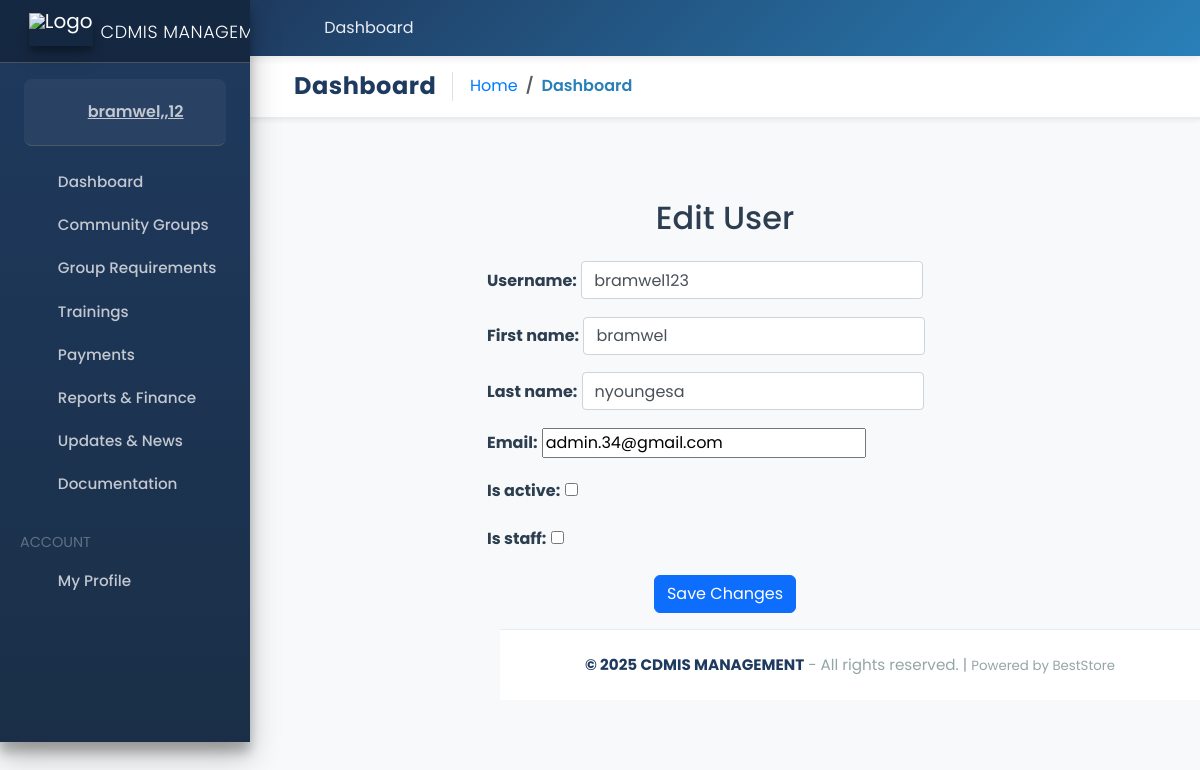
Screenshot of /cdmis/users/1/edit/ (signed in) with the database file from the repository.
### accounts/models.py (models this page shows, shortened)
class Account(AbstractUser):
    ROLE_CHOICES = (
        ('admin', 'Admin'),
        ('finance', 'Finance'),
        ('user', 'User'),
    )
    role = models.CharField(max_length=20, choices=ROLE_CHOICES, default='user')
    first_name = models.CharField(max_length=50)
    last_name = models.CharField(max_length=50)
    username = models.CharField(max_length=50, unique=True)
    email = models.EmailField(max_length=100, unique=True)
    phone_number = models.CharField(max_length=50, blank=True, null=True)
    groups = models.ManyToManyField(
        Group,
        related_name="custom_user_set",
        blank=True,
        help_text="The groups this user belongs to.",
        verbose_name="groups",
    )
    user_permissions = models.ManyToManyField(
        Permission,
        related_name="custom_user_permissions_set",
        blank=True,
        help_text="Specific permissions for this user.",
        verbose_name="user permissions",
    )
    date_joined = models.DateTimeField(auto_now_add=True)
    last_login = models.DateTimeField(auto_now_add=True)
    is_admin = models.BooleanField(default=False)
    is_staff = models.BooleanField(default=False)
    is_superuser = models.BooleanField(default=False)
    is_active = models.BooleanField(default=False)
    is_superadmin = models.BooleanField(default=False)
    USERNAME_FIELD = 'email'
    REQUIRED_FIELDS = ['username', 'first_name', 'last_name']
    objects = MyAccountManager()

### CDMIS/views.py (the view, shortened to what this page needs)
# urls.py: path('users/<int:pk>/edit/', views.UserUpdateView.as_view(), name='user_edit'),
class UserUpdateView(UserPassesTestMixin, UpdateView):
    model = User
    fields = ['username', 'first_name', 'last_name', 'email', 'is_active', 'is_staff']
    template_name = 'CDMIS/user_form.html'
    success_url = reverse_lazy('cdmis:user_list')
    def test_func(self):
        return self.request.user.is_staff or self.request.user.is_superuser

### carts/context_processors.py (called while the page is built)
def counter(request):
    cart_count = 0
    if 'admin' in request.path:
        return {}
    else:
        try:
            cart = Cart.objects.filter(cart_id=_cart_id(request))
            if request.user.is_authenticated:
                cart_items = CartItem.objects.all().filter(user=request.user)
            else:
                cart_items = CartItem.objects.all().filter(cart=cart[:1])
            for cart_item in cart_items:
                cart_count += cart_item.quantity
        except Cart.DoesNotExist:
            cart_count = 0
    return dict(cart_count=cart_count)

### carts/views.py (called while the page is built)
def _cart_id(request):
    cart = request.session.session_key
    if not cart:
        cart = request.session.create()
    return cart

### category/context_processors.py (called while the page is built)
def menu_links(request):
    links = Category.objects.all()
    return dict(links=links)

### CDMIS/templates/CDMIS/user_form.html (shortened to what this page needs)
{% extends 'gov.html' %}
{% block content %}
<div class="container mt-5" style="max-width: 500px;">
    <h2 class="mb-4 text-center">Edit User</h2>
    <form method="post">
        {{ form.as_p }}
        <div class="text-center">
            <button type="submit" class="btn btn-primary">Save Changes</button>
        </div>
    </form>
</div>
{% endblock %}

### templates/gov.html (shortened to what this page needs)
{% load static %}
<!DOCTYPE html>
<html lang="en-us">
<head>
    <link rel="stylesheet" href="/static/vendor/fontawesome-free/css/all.min.css">
    <link rel="stylesheet" href="/static/vendor/adminlte/css/adminlte.min.css">
    <link rel="stylesheet" href="/static/jazzmin/css/main.css">
    <link rel="stylesheet" href="https://cdn.jsdelivr.net/npm/bootstrap@5.3.0/dist/css/bootstrap.min.css">
</head>
<body class="hold-transition sidebar-mini accent-primary theme-default">
    <div class="wrapper">
        <nav class="main-header navbar navbar-expand navbar-white navbar-light">
            <ul class="navbar-nav">
                <li class="nav-item">
                    <a class="nav-link" data-widget="pushmenu" href="#" role="button" title="Toggle Sidebar">
                        <i class="fas fa-bars"></i>
                    </a>
                </li>
                <li class="nav-item d-none d-sm-inline-block">
                    <a href="{% url 'dashboard' %}" class="nav-link" title="Go to Dashboard">
                        <i class="fas fa-home"></i> Dashboard
                    </a>
                </li>
            </ul>
            <ul class="navbar-nav ml-auto">
                <li class="nav-item dropdown">
                    <a class="nav-link" data-toggle="dropdown" href="#" title="Account Settings">
                        <i class="fas fa-user-circle"></i>
                    </a>
                </li>
            </ul>
        </nav>
        <aside class="main-sidebar elevation-4 sidebar-dark-primary">
            <a href="{% url 'dashboard' %}" class="brand-link">
                <img src="{% static 'images/gov.png' %}" alt="Logo" class="img-rectangular brand-image elevation-3">
                <span class="brand-text font-weight-light">CDMIS MANAGEMENT</span>
            </a>
            <div class="sidebar">
                <div class="user-panel mt-3 pb-3 mb-3 d-flex">
                    <div class="image">
                        <i class="fas fa-user-circle fa-2x text-white"></i>
                    </div>
                    <div class="info">
                        <a href="{% url 'profile' %}" class="d-block">
                            {{ user.username }}
                        </a>
                    </div>
                </div>
                <nav class="mt-2">
                    <ul class="nav nav-pills nav-sidebar flex-column" data-widget="treeview" role="menu">
                        <li class="nav-item">
                            <a href="{% url 'dashboard' %}" class="nav-link">
                                <i class="nav-icon fas fa-th-large"></i>
                                <p>Dashboard</p>
                            </a>
                        </li>
                        <li class="nav-item">
                            <a href="{% url 'cdmis:group_list' %}" class="nav-link">
                                <i class="nav-icon fas fa-users"></i>
                                <p>Community Groups</p>
                            </a>
                        </li>
                        <li class="nav-item">
                            <a href="{% url 'cdmis:requirements' %}" class="nav-link">
                                <i class="nav-icon fas fa-list-check"></i>
                                <p>Group Requirements</p>
                            </a>
                        </li>
                        <li class="nav-item">
                            <a href="{% url 'cdmis:training_list' %}" class="nav-link">
                                <i class="nav-icon fas fa-chalkboard-teacher"></i>
                                <p>Trainings</p>
                            </a>
                        </li>
                        <li class="nav-item">
                            <a href="#" class="nav-link">
                                <i class="nav-icon fas fa-money-bill-wave"></i>
                                <p>
                                    Payments
                                    <i class="right fas fa-angle-left"></i>
                                </p>
                            </a>
                        </li>
                        <li class="nav-item">
                            <a href="#" class="nav-link">
                                <i class="nav-icon fas fa-chart-line"></i>
                                <p>
                                    Reports & Finance
                                    <i class="right fas fa-angle-left"></i>
                                </p>
                            </a>
                        </li>
                        <li class="nav-item">
                            <a href="{% url 'cdmis:updates' %}" class="nav-link">
                                <i class="nav-icon fas fa-bullhorn"></i>
                                <p>Updates & News</p>
                            </a>
                        </li>
                        <li class="nav-item">
                            <a href="{% url 'cdmis:docs' %}" class="nav-link">
                                <i class="nav-icon fas fa-file-alt"></i>
                                <p>Documentation</p>
                            </a>
                        </li>
                        <li class="nav-header">ACCOUNT</li>
                        <li class="nav-item">
                            <a href="{% url 'profile' %}" class="nav-link">
                                <i class="nav-icon fas fa-user"></i>
                                <p>My Profile</p>
                            </a>
                        </li>
                    </ul>
                </nav>
            </div>
        </aside>
        <div class="content-wrapper">
            <div class="content border-bottom mb-2">
                <div class="container-fluid">
                    <div class="row">
                        <div class="col-12 col-md-auto d-flex flex-grow-1 align-items-center">
                            <h1 class="h4 m-0 pr-3 mr-3 border-right">
                                {% block page_title %}Dashboard{% endblock %}
                            </h1>
                            <ol class="breadcrumb">
                                <li class="breadcrumb-item">
                                    <a href="{% url 'dashboard' %}">
                                        <i class="fas fa-home"></i> Home
                                    </a>
                                </li>
                                <li class="breadcrumb-item active">
                                    {% block breadcrumb %}Dashboard{% endblock %}
                                </li>
                            </ol>
                        </div>
                    </div>
                </div>
            </div>
            <div class="content">
                <div class="container-fluid">
                    {% block content %}{% endblock %}
                </div>
            </div>
            <footer class="main-footer text-center">
                <strong>&copy; 2025 CDMIS MANAGEMENT</strong> - All rights reserved. |
                <small>Powered by BestStore</small>
            </footer>
        </div>
    </div>
</body>
</html>

### static/jazzmin/css/main.css (style rules this page uses)
[class*=sidebar-dark-] .nav-header { color: rgb(255,255,255,0.3); margin-top: 1rem; }
.vTextField, .vLargeTextField, .vURLField, .vIntegerField, .vBigIntegerField, .vForeignKeyRawIdAdminField, .vDateField, .vTimeField, input[type="number"], input[type="text"] { height: calc(2.25rem + 2px); padding: .375rem .75rem; font-size: 1rem; font-weight: 400; line-height: 1.5; color: #495057; background-color: #fff; background-clip: padding-box; border: 1px solid #ced4da; border-radius: .25rem; box-shadow: inset 0 0 0 transparent; transition: border-color .15s ease-in-out, box-shadow .15s ease-in-out; }
.breadcrumb { background: transparent; margin: 0; }
.breadcrumb-item+.breadcrumb-item::before { content: "\203A"; }
.content-wrapper>.content { padding: 1rem 2rem; }
.navbar { padding: .5rem 2rem; }
.main-footer { color: #869099; padding: 1rem 2rem; font-size: 14px; }

### templates/gov.html (style rules this page uses)
:root { --primary-color: #1f3a5f; --secondary-color: #2980b9; --accent-color: #e74c3c; --success-color: #27ae60; --warning-color: #f39c12; --info-color: #3498db; --light-bg: #f8f9fa; --border-color: #e9ecef; --text-dark: #2c3e50; --text-muted: #95a5a6; }
* { font-family: 'Poppins', sans-serif; }
body { background-color: var(--light-bg); color: var(--text-dark); }
.main-header.navbar { background: linear-gradient(135deg, var(--primary-color) 0%, var(--secondary-color) 100%); box-shadow: 0 2px 8px rgba(0, 0, 0, 0.1); border: none; padding: 0.5rem 1rem; }
.main-header.navbar .nav-link { color: rgba(255, 255, 255, 0.9) !important; transition: all 0.3s ease; }
.main-header.navbar .nav-link i { font-size: 1.2rem; }
.main-sidebar { background: linear-gradient(180deg, var(--primary-color) 0%, #1a2f47 100%); box-shadow: 2px 0 8px rgba(0, 0, 0, 0.1); border: none; }
.brand-link { border-bottom: 2px solid rgba(255, 255, 255, 0.1); padding: 1rem; background: rgba(0, 0, 0, 0.2); }
.brand-image { margin-right: 0.5rem; width: 40px; height: 40px; object-fit: contain; }
.brand-text { font-weight: 700; font-size: 1.1rem; letter-spacing: 0.5px; }
.user-panel { background: rgba(255, 255, 255, 0.05); padding: 1rem; border-radius: 8px; margin: 1rem !important; }
.user-panel .info a { font-weight: 600; color: #fff; transition: all 0.3s ease; }
.nav-icon { width: 30px; text-align: center; margin-right: 0.5rem; }
.nav-sidebar .nav-item .nav-link p { margin: 0; font-size: 0.95rem; font-weight: 500; }
.content-wrapper { background-color: var(--light-bg); }
.content.border-bottom { background: #fff; border-bottom: 2px solid var(--border-color) !important; box-shadow: 0 2px 4px rgba(0, 0, 0, 0.05); }
.content.border-bottom h1 { color: var(--primary-color); font-weight: 700; letter-spacing: 0.5px; }
.breadcrumb { margin: 0; padding: 0; background-color: transparent; }
.breadcrumb-item.active { color: var(--secondary-color); font-weight: 600; }
.breadcrumb-item a { color: var(--text-muted); text-decoration: none; transition: all 0.3s ease; }
.main-footer { background: #fff; border-top: 1px solid var(--border-color); padding: 1.5rem; font-size: 0.95rem; color: var(--text-muted); }
.main-footer strong { color: var(--primary-color); font-weight: 700; }

### rows the page displays
Account: username "bramwel,,12"
Account: username "bramwel123", first_name "bramwel", last_name "nyoungesa", email "admin.34@gmail.com"
